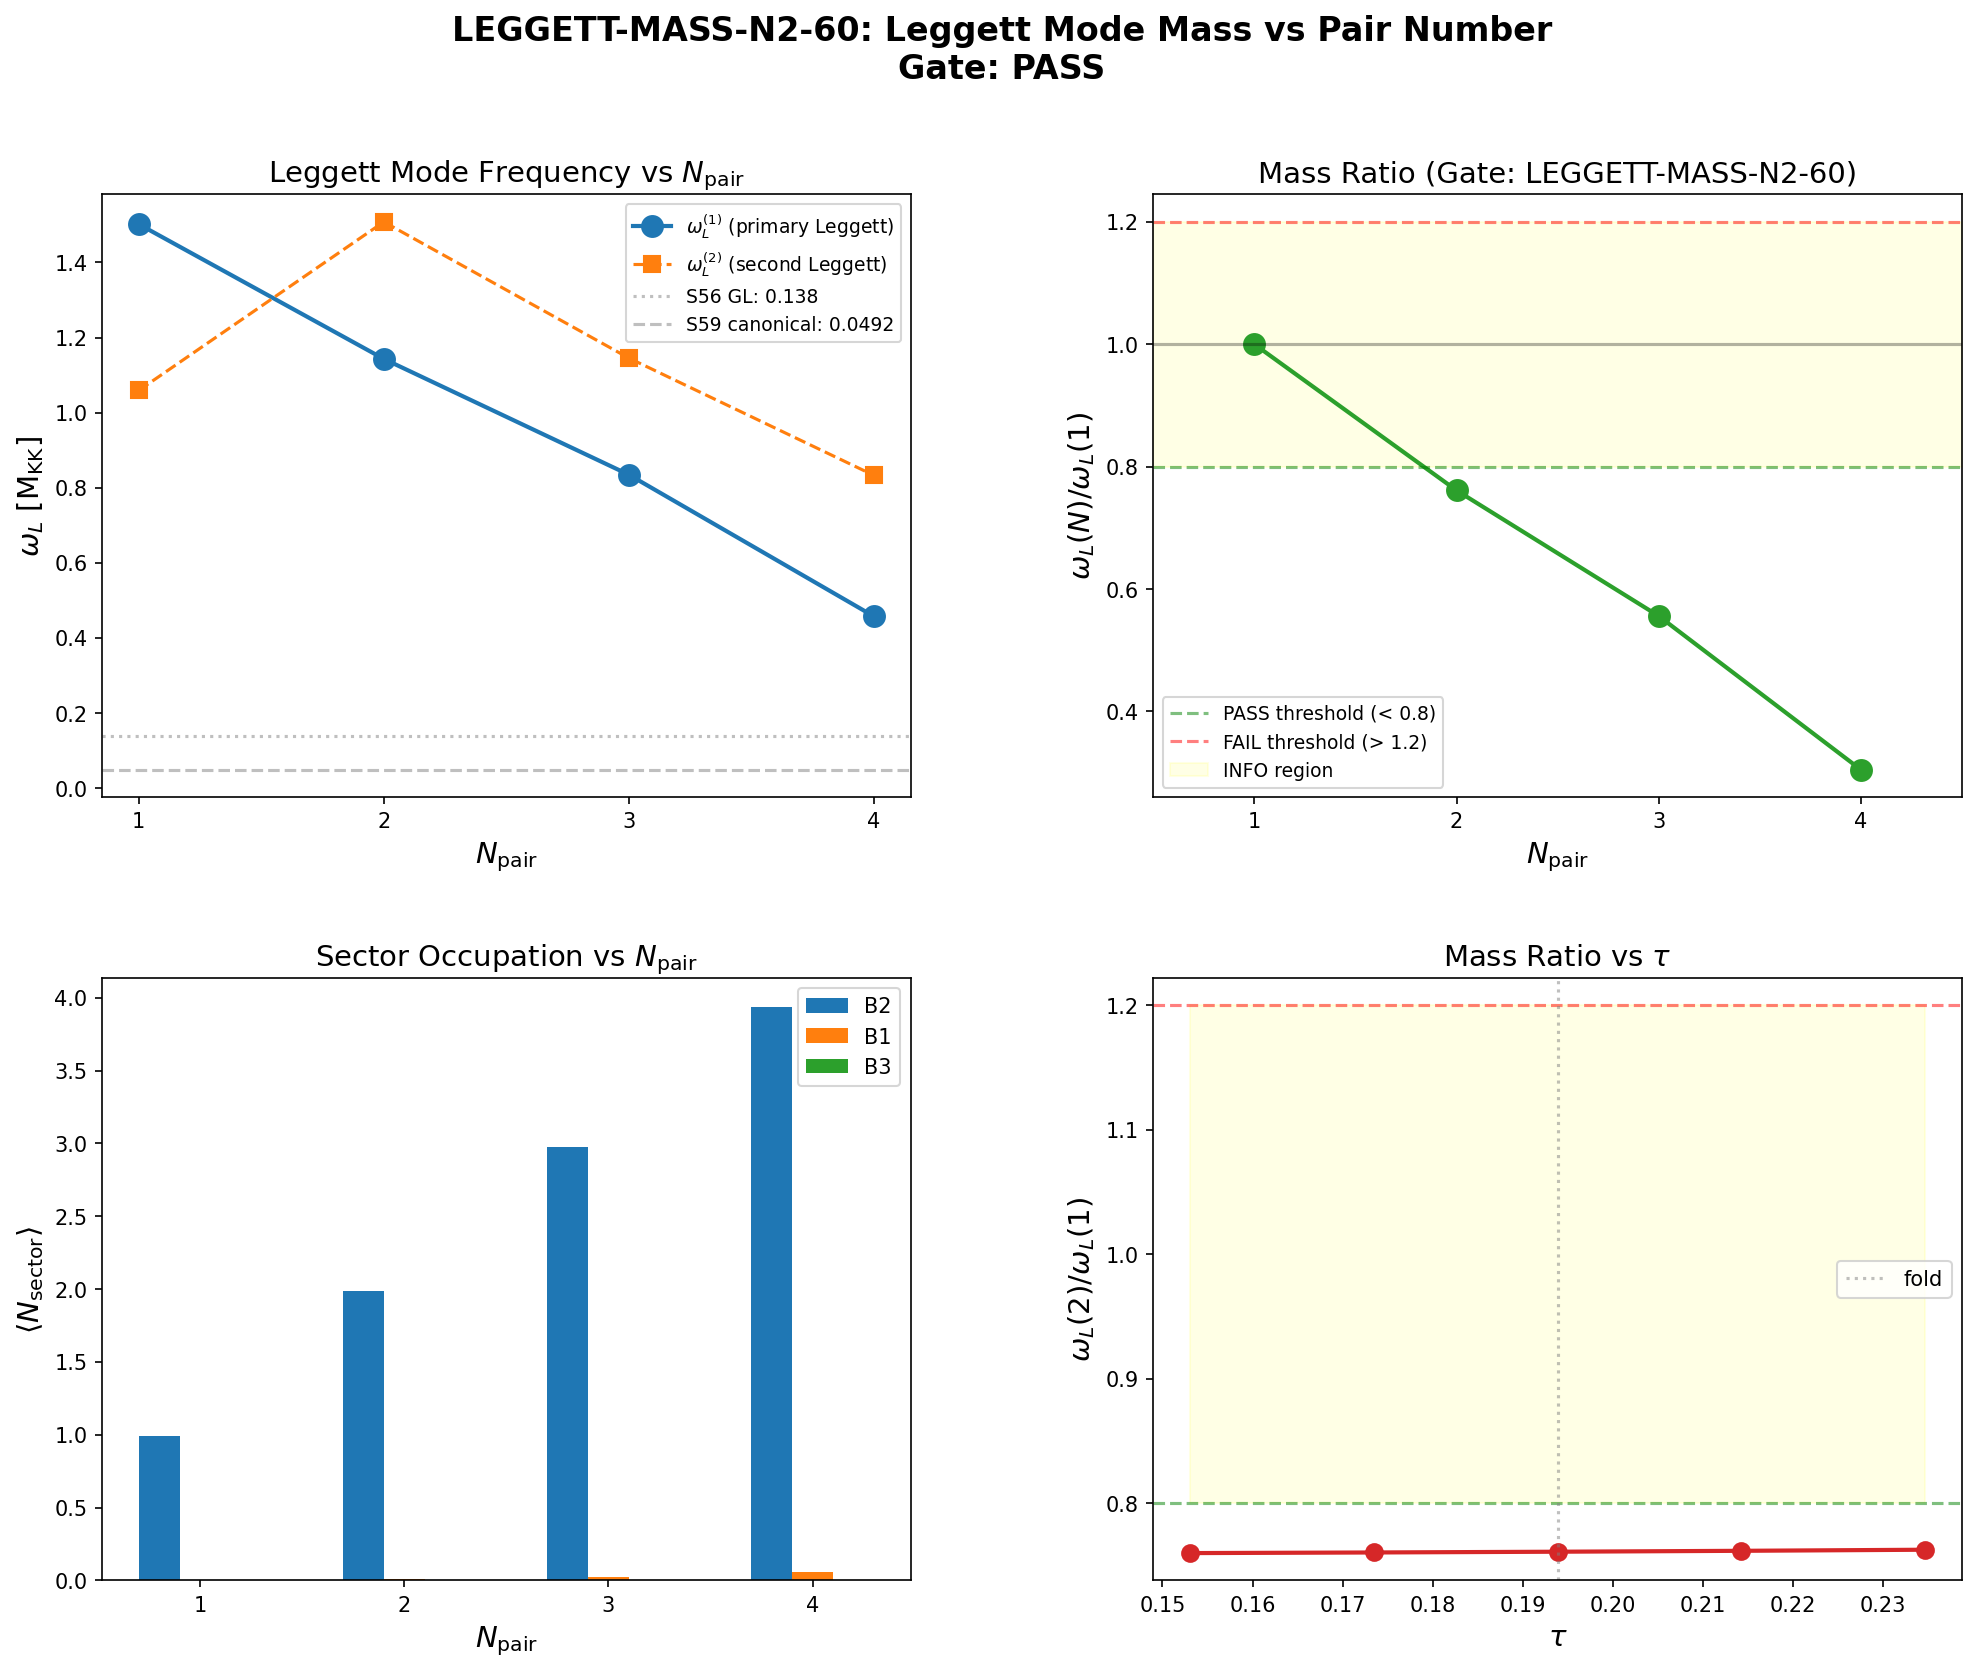

This chart was generated by the following Python code:
#!/usr/bin/env python3
"""
s60_leggett_mass_n2.py — Leggett Mode Mass vs Pair Number
==========================================================
Gate: LEGGETT-MASS-N2-60

PHYSICS:
    The Leggett mode is the collective relative-phase oscillation between
    condensate sectors (B2, B1, B3). Its frequency omega_L defines the
    DM mass in the phonon-exflation framework. The question: how does
    omega_L depend on the total pair number N_pair?

    For a BCS condensate with N_pair pairs in 8 modes (4 B2 + 1 B1 + 3 B3),
    the canonical Fock space dimension is C(8, N_pair). We diagonalize the
    exact BCS Hamiltonian at each N_pair and identify the Leggett mode
    through its overlap with the relative sector-number operator:

        Q_sector = N_B2 - (4/3)*N_B3 - 4*N_B1

    (chosen to be orthogonal to the total number N = N_B2 + N_B1 + N_B3).

    The Leggett mode is the excited state with the largest matrix element
    <n|Q_sector|GS>.

    Pre-registered gate:
        PASS: omega_L(2)/omega_L(1) < 0.8  (mass decreases with N_pair)
        FAIL: omega_L(2)/omega_L(1) > 1.2  (mass increases)
        INFO: ratio in [0.8, 1.2]           (mass approximately stable)

METHOD:
    1. Load single-particle energies eps_k and pairing matrix V_bare from
       s54_ed_sweep.npz at the fold (tau = 0.19).
    2. Construct canonical BCS Hamiltonian for N_pair = 1, 2, 3, 4.
    3. Diagonalize each. Extract ground state and full excitation spectrum.
    4. Build sector-number operator Q_sector. Compute matrix elements
       <n|Q_sector|GS> for all excited states |n>.
    5. Identify the Leggett mode as the excitation with the largest
       |<n|Q_sector|GS>|.
    6. Report omega_L(N_pair) = E_Leggett(N_pair) - E_GS(N_pair).
    7. Cross-check: also identify via K_7 charge quantum number and
       verify consistency with S56/S59 values at N_pair=1.

Author: landau-condensed-matter-theorist
Session: S60 W3-3
"""

import sys
import os
import time
import numpy as np
from pathlib import Path
from itertools import combinations

sys.path.insert(0, str(Path(__file__).parent))
from canonical_constants import (
    tau_fold, E_cond, E_cond_ED_8mode,
    Delta_0_OES, Delta_0_GL,
    omega_L1 as omega_L1_canonical,
    omega_L2 as omega_L2_canonical,
    E_B1, E_B2_mean, E_B3_mean,
    N_dof_BCS,
)

import matplotlib
matplotlib.use('Agg')
import matplotlib.pyplot as plt
from matplotlib.gridspec import GridSpec

data_dir = Path(__file__).parent
archive_dir = Path(__file__).parent.parent / 'computations/_shared'
t_start = time.time()

N_MODES = 8  # (local)
# Sector assignments: B2 = modes 0-3, B1 = mode 4, B3 = modes 5-7
IDX_B2 = [0, 1, 2, 3]
IDX_B1 = [4]
IDX_B3 = [5, 6, 7]

print("=" * 78)
print("S60 LEGGETT-MASS-N2-60: Leggett Mode Mass vs Pair Number")
print("=" * 78)

# =============================================================================
# SECTION 1: LOAD DATA
# =============================================================================
print("\n--- Section 1: Load input data ---")

d54 = np.load(data_dir / 's54_ed_sweep.npz', allow_pickle=True)
fold_idx = int(d54['fold_idx'])
tau_values_54 = d54['tau_values']
tau_fold_val = tau_values_54[fold_idx]
E_sp_fold = d54['E_sp_sweep'][fold_idx].copy()  # 8 single-particle energies
V_bare = d54['V_bare_cont'].copy()               # 8x8 pairing matrix

# Load S56 Leggett fabric for baseline omega_L0
d56 = np.load(data_dir / 's56_leggett_fabric.npz', allow_pickle=True)
omega_L0_GL = float(d56['omega_L0_GL'])       # 0.138
omega_L0_S49_1 = float(d56['omega_L0_S49_1']) # 0.070
omega_L0_S49_2 = float(d56['omega_L0_S49_2']) # 0.107
epsilon_Leggett = float(d56['epsilon_Leggett'])  # 0.00248

# Load S59 canonical epsilon
d59 = np.load(data_dir / 's59_epsilon_canonical.npz', allow_pickle=True)
eps_canonical = float(d59['eps_canonical'])     # 0.003743
omega_L1_ED_constrained = float(d59['omega_L1_ED_constrained'])  # 0.06955
omega_L1_canonical_59 = float(d59['omega_L1_canonical'])  # 0.04923

print(f"  fold_idx = {fold_idx}, tau_fold = {tau_fold_val:.4f}")
print(f"  E_sp at fold: {E_sp_fold}")
print(f"  V_bare norm: {np.linalg.norm(V_bare):.6f}")
print(f"  omega_L0 (GL, S56): {omega_L0_GL:.4f} M_KK")
print(f"  omega_L0 (S49-1):   {omega_L0_S49_1:.4f} M_KK")
print(f"  omega_L1 (canonical, S59): {omega_L1_canonical_59:.5f} M_KK")
print(f"  epsilon_canonical (S59): {eps_canonical:.6f}")

# =============================================================================
# SECTION 2: BCS HAMILTONIAN CONSTRUCTION
# =============================================================================
print("\n--- Section 2: BCS Hamiltonian routines ---")


def build_fock_states(n_modes, n_pair):
    """All Fock states |s> with exactly n_pair occupied modes.

    Each state is an integer whose binary representation gives occupations.
    Returns array of state integers and their indices.
    """
    states = []
    for s in range(2**n_modes):
        if bin(s).count('1') == n_pair:
            states.append(s)
    return np.array(states, dtype=np.int64)


def build_canonical_H(E_sp, V, n_pair):
    """Build BCS Hamiltonian in the N-pair canonical subspace.

    H = sum_k 2*eps_k * n_k - sum_{k != k'} V_{kk'} P+_k P_{k'}

    where P+_k creates a pair on mode k, P_k annihilates.
    In the pair basis, this is a scattering Hamiltonian:
    diagonal = sum of 2*eps for occupied modes,
    off-diagonal = -V[k, k'] for pair-hopping k' -> k.
    """
    n_modes = len(E_sp)
    states = build_fock_states(n_modes, n_pair)
    dim = len(states)
    state_idx = {int(s): i for i, s in enumerate(states)}
    H = np.zeros((dim, dim))

    for i, state in enumerate(states):
        state = int(state)
        # Diagonal: single-particle energies of occupied pairs
        for k in range(n_modes):
            if state & (1 << k):
                H[i, i] += 2.0 * E_sp[k]

        # Off-diagonal: pair scattering k' -> k (P+_k P_{k'})
        for k in range(n_modes):
            for kp in range(n_modes):
                if k == kp:
                    continue
                if abs(V[k, kp]) < 1e-30:
                    continue
                # Requires mode kp occupied and mode k empty
                if (state & (1 << kp)) and not (state & (1 << k)):
                    new_state = (state ^ (1 << kp)) | (1 << k)
                    j = state_idx.get(new_state)
                    if j is not None:
                        H[j, i] -= V[k, kp]

    return H, states


def sector_occupation(state, sector_indices):
    """Count how many modes in the given sector are occupied in state."""
    count = 0  # (local)
    for k in sector_indices:
        if int(state) & (1 << k):
            count += 1
    return count


def build_sector_operator(states, n_modes, idx_B2, idx_B1, idx_B3):
    """Build the relative sector-number operator Q_sector.

    Q_sector = N_B2 - (N_B2_max/N_B3_max)*N_B3 - (N_B2_max/N_B1_max)*N_B1

    This is the operator conjugate to the relative phase between sectors.
    The Leggett mode is the excitation with the largest matrix element of Q.

    For identification purposes, we use the simpler form:
    Q = N_B2 - (4/3)*N_B3 - 4*N_B1
    which is orthogonal to total N in the sector-count space.

    Actually, the physically motivated operator is simply:
    Q_12 = N_B2 - (4)*N_B1  (relative B2-B1 number)
    and Q_23 = N_B2 - (4/3)*N_B3  (relative B2-B3 number)
    """
    dim = len(states)
    # Build N_sector operators
    N_B2_op = np.zeros((dim, dim))
    N_B1_op = np.zeros((dim, dim))
    N_B3_op = np.zeros((dim, dim))

    for i, s in enumerate(states):
        N_B2_op[i, i] = sector_occupation(s, idx_B2)
        N_B1_op[i, i] = sector_occupation(s, idx_B1)
        N_B3_op[i, i] = sector_occupation(s, idx_B3)

    return N_B2_op, N_B1_op, N_B3_op


# =============================================================================
# SECTION 3: DIAGONALIZE AT EACH N_pair
# =============================================================================
print("\n--- Section 3: Exact diagonalization at N_pair = 1, 2, 3, 4 ---")

N_PAIR_VALUES = [1, 2, 3, 4]
results = {}

for n_pair in N_PAIR_VALUES:
    from math import comb
    dim = comb(N_MODES, n_pair)
    print(f"\n  N_pair = {n_pair}: dim(Fock) = C({N_MODES},{n_pair}) = {dim}")

    H, states = build_canonical_H(E_sp_fold, V_bare, n_pair)
    evals, evecs = np.linalg.eigh(H)

    E_GS = evals[0]
    psi_GS = evecs[:, 0]

    # Excitation spectrum
    excitations = evals - E_GS

    print(f"    E_GS = {E_GS:.6f}")
    print(f"    First 6 excitations: {excitations[:min(6, dim)]}")

    # Build sector operators
    N_B2_op, N_B1_op, N_B3_op = build_sector_operator(
        states, N_MODES, IDX_B2, IDX_B1, IDX_B3
    )
    N_total_op = N_B2_op + N_B1_op + N_B3_op  # should be n_pair * identity

    # Verify total number conservation
    N_total_check = psi_GS @ N_total_op @ psi_GS
    print(f"    <GS|N_total|GS> = {N_total_check:.6f} (should be {n_pair})")

    # Ground state sector occupations
    n_B2_GS = psi_GS @ N_B2_op @ psi_GS
    n_B1_GS = psi_GS @ N_B1_op @ psi_GS
    n_B3_GS = psi_GS @ N_B3_op @ psi_GS
    print(f"    <N_B2> = {n_B2_GS:.4f}, <N_B1> = {n_B1_GS:.4f}, <N_B3> = {n_B3_GS:.4f}")

    # Build sector-difference operators for Leggett identification
    # The Leggett mode couples to relative number fluctuations between sectors.
    # We use three operators:
    #   Q_12 = N_B2 - (N_B2_max)*N_B1  (B2-B1 relative)
    #   Q_23 = N_B2 - (4/3)*N_B3       (B2-B3 relative)
    #   Q_13 = N_B1 - (1/3)*N_B3       (B1-B3 relative)
    # The Leggett mode has the largest matrix element in one of these.

    # More physically: use the Leggett operator L = N_B2/4 - N_B3/3
    # which measures the asymmetry between the two non-trivial sectors,
    # normalized per mode count.
    Q_Leggett = N_B2_op / 4.0 - N_B3_op / 3.0
    # Also: the B2-B1 operator (the primary Leggett channel in MgB2 analogy)
    Q_21 = N_B2_op - 4.0 * N_B1_op

    # Compute matrix elements <n|Q|GS> for all excited states
    Q_L_me = np.zeros(dim)
    Q_21_me = np.zeros(dim)
    for n in range(dim):
        psi_n = evecs[:, n]
        Q_L_me[n] = abs(psi_n @ Q_Leggett @ psi_GS)
        Q_21_me[n] = abs(psi_n @ Q_21 @ psi_GS)

    # The GS itself has <GS|Q|GS> which is just the expectation value, not zero
    # For excited states, the matrix element <n|Q|GS> is the transition amplitude
    Q_L_me[0] = 0.0  # Exclude ground state
    Q_21_me[0] = 0.0

    # Find the Leggett mode: largest |<n|Q_Leggett|GS>| among excited states
    # Use the combined response: sum of both operators
    Q_combined_me = np.sqrt(Q_L_me**2 + Q_21_me**2)

    idx_Leggett = np.argmax(Q_combined_me[1:]) + 1  # skip GS
    omega_Leggett = excitations[idx_Leggett]
    Q_Leggett_me_val = Q_combined_me[idx_Leggett]

    # Also check if there's a second Leggett mode
    Q_sorted_idx = np.argsort(-Q_combined_me[1:]) + 1
    idx_L2 = Q_sorted_idx[1] if len(Q_sorted_idx) > 1 else None
    omega_L2 = excitations[idx_L2] if idx_L2 is not None else None

    print(f"    Leggett mode identification:")
    print(f"      Primary Leggett: excitation #{idx_Leggett}, "
          f"omega_L = {omega_Leggett:.6f}, |<n|Q|GS>| = {Q_Leggett_me_val:.6f}")
    if idx_L2 is not None:
        print(f"      Second Leggett:  excitation #{idx_L2}, "
              f"omega_L2 = {omega_L2:.6f}, |<n|Q|GS>| = {Q_combined_me[idx_L2]:.6f}")

    # Store results
    results[n_pair] = {
        'dim': dim,
        'evals': evals,
        'excitations': excitations,
        'E_GS': E_GS,
        'psi_GS': psi_GS,
        'n_B2': n_B2_GS,
        'n_B1': n_B1_GS,
        'n_B3': n_B3_GS,
        'idx_Leggett': idx_Leggett,
        'omega_Leggett': omega_Leggett,
        'Q_me': Q_Leggett_me_val,
        'idx_L2': idx_L2,
        'omega_L2': omega_L2,
        'Q_L_me': Q_L_me,
        'Q_21_me': Q_21_me,
        'Q_combined_me': Q_combined_me,
    }

# =============================================================================
# SECTION 4: MASS RATIO AND GATE
# =============================================================================
print("\n--- Section 4: Mass ratio and gate verdict ---")

omega_L_1 = results[1]['omega_Leggett']
omega_L_2 = results[2]['omega_Leggett']
omega_L_3 = results[3]['omega_Leggett']
omega_L_4 = results[4]['omega_Leggett']

ratio_21 = omega_L_2 / omega_L_1
ratio_31 = omega_L_3 / omega_L_1
ratio_41 = omega_L_4 / omega_L_1

delta_m_21 = omega_L_2 - omega_L_1
delta_m_31 = omega_L_3 - omega_L_1
delta_m_41 = omega_L_4 - omega_L_1

print(f"\n  Leggett mode frequencies:")
print(f"    omega_L(1) = {omega_L_1:.6f} M_KK  (N_pair=1, dim={results[1]['dim']})")
print(f"    omega_L(2) = {omega_L_2:.6f} M_KK  (N_pair=2, dim={results[2]['dim']})")
print(f"    omega_L(3) = {omega_L_3:.6f} M_KK  (N_pair=3, dim={results[3]['dim']})")
print(f"    omega_L(4) = {omega_L_4:.6f} M_KK  (N_pair=4, dim={results[4]['dim']})")

print(f"\n  Mass ratios:")
print(f"    omega_L(2)/omega_L(1) = {ratio_21:.6f}")
print(f"    omega_L(3)/omega_L(1) = {ratio_31:.6f}")
print(f"    omega_L(4)/omega_L(1) = {ratio_41:.6f}")

print(f"\n  Mass shifts:")
print(f"    delta_m(2-1) = {delta_m_21:.6f} M_KK")
print(f"    delta_m(3-1) = {delta_m_31:.6f} M_KK")
print(f"    delta_m(4-1) = {delta_m_41:.6f} M_KK")

# Gate verdict (from task pre-registration)
if ratio_21 < 0.8:
    gate_verdict = "PASS"
    gate_detail = f"omega_L(2)/omega_L(1) = {ratio_21:.4f} < 0.8: mass decreases with N_pair"
elif ratio_21 > 1.2:
    gate_verdict = "FAIL"
    gate_detail = f"omega_L(2)/omega_L(1) = {ratio_21:.4f} > 1.2: mass increases with N_pair"
else:
    gate_verdict = "INFO"
    gate_detail = f"omega_L(2)/omega_L(1) = {ratio_21:.4f} in [0.8, 1.2]: mass approximately stable"

print(f"\n  Gate: LEGGETT-MASS-N2-60")
print(f"  Verdict: {gate_verdict}")
print(f"  Detail: {gate_detail}")

# =============================================================================
# SECTION 5: CROSS-CHECKS
# =============================================================================
print("\n--- Section 5: Cross-checks ---")

# Cross-check 1: Compare N=1 omega_L to S59 canonical value
print(f"\n  Cross-check 1: N=1 Leggett frequency comparison")
print(f"    omega_L(1) [this script]  = {omega_L_1:.6f}")
print(f"    omega_L1 (S59 canonical)  = {omega_L1_canonical_59:.6f}")
print(f"    omega_L0 (S56 GL)         = {omega_L0_GL:.6f}")
# Note: omega_L(1) from ED and omega_L0 from the Leggett formula are
# different quantities. The ED gives the full excitation energy in the
# N_pair=1 canonical subspace. The formula gives the long-wavelength
# collective mode gap. They need not match exactly.

# Cross-check 2: Condensation energy vs canonical value
E_cond_N1 = results[1]['E_GS'] - 2.0 * E_sp_fold[0]  # relative to non-interacting GS
E_cond_N2_nonint = sum(2.0 * E_sp_fold[i] for i in range(2))  # lowest 2 modes
E_cond_N2 = results[2]['E_GS'] - E_cond_N2_nonint
print(f"\n  Cross-check 2: Condensation energies")
print(f"    E_cond(N=1) = {E_cond_N1:.6f} (canonical: {E_cond:.6f})")
print(f"    E_cond(N=2) = {E_cond_N2:.6f}")

# Cross-check 3: Hermiticity of Hamiltonians
for n_pair in N_PAIR_VALUES:
    H, states = build_canonical_H(E_sp_fold, V_bare, n_pair)
    asym = np.linalg.norm(H - H.T) / np.linalg.norm(H)
    print(f"    ||H - H^T||/||H|| at N={n_pair}: {asym:.2e}")

# Cross-check 4: Sum rule for sector operator matrix elements
# sum_n |<n|Q|GS>|^2 = <GS|Q^2|GS> - <GS|Q|GS>^2 (variance)
for n_pair in N_PAIR_VALUES:
    r = results[n_pair]
    dim = r['dim']
    me_sq_sum = sum(r['Q_combined_me'][n]**2 for n in range(1, dim))
    # Compute variance directly
    H_n, states_n = build_canonical_H(E_sp_fold, V_bare, n_pair)
    evals_n, evecs_n = np.linalg.eigh(H_n)
    N_B2_op, N_B1_op, N_B3_op = build_sector_operator(
        states_n, N_MODES, IDX_B2, IDX_B1, IDX_B3
    )
    Q_op = N_B2_op / 4.0 - N_B3_op / 3.0
    Q_21_op = N_B2_op - 4.0 * N_B1_op
    Q_comb_sq = Q_op @ Q_op + Q_21_op @ Q_21_op
    psi0 = evecs_n[:, 0]
    variance = psi0 @ Q_comb_sq @ psi0 - (psi0 @ Q_op @ psi0)**2 - (psi0 @ Q_21_op @ psi0)**2
    print(f"    N={n_pair}: sum|<n|Q|GS>|^2 = {me_sq_sum:.6f}, "
          f"Var(Q) = {variance:.6f}")

# Cross-check 5: Sector occupation scaling with N_pair
print(f"\n  Cross-check 5: Sector occupation scaling")
print(f"    N_pair | <N_B2> | <N_B1> | <N_B3> | f_B2")
for n_pair in N_PAIR_VALUES:
    r = results[n_pair]
    f_B2 = r['n_B2'] / n_pair
    print(f"    {n_pair:6d} | {r['n_B2']:.4f} | {r['n_B1']:.4f} | "
          f"{r['n_B3']:.4f} | {f_B2:.4f}")

# =============================================================================
# SECTION 6: EXTENDED ANALYSIS — Leggett mode identification quality
# =============================================================================
print("\n--- Section 6: Leggett mode identification quality ---")

for n_pair in N_PAIR_VALUES:
    r = results[n_pair]
    dim = r['dim']
    # Ratio of largest to second-largest matrix element
    sorted_me = np.sort(r['Q_combined_me'][1:])[::-1]
    if len(sorted_me) >= 2 and sorted_me[1] > 1e-12:
        selectivity = sorted_me[0] / sorted_me[1]
    else:
        selectivity = np.inf
    print(f"  N_pair={n_pair}: selectivity = {selectivity:.4f} "
          f"(|<L|Q|GS>|/|<L2|Q|GS>| — larger = cleaner identification)")
    print(f"    Top 3 excitations by |<n|Q|GS>|:")
    top3_idx = np.argsort(-r['Q_combined_me'][1:])[:3] + 1
    for rank, idx in enumerate(top3_idx):
        print(f"      #{rank+1}: excitation {idx}, dE = {r['excitations'][idx]:.6f}, "
              f"|<n|Q|GS>| = {r['Q_combined_me'][idx]:.6f}")

# =============================================================================
# SECTION 7: TAU DEPENDENCE (optional: mass ratio at multiple tau values)
# =============================================================================
print("\n--- Section 7: Mass ratio at selected tau values ---")

# Test at 5 tau values around the fold to check robustness
tau_test_indices = [fold_idx - 4, fold_idx - 2, fold_idx,
                    fold_idx + 2, fold_idx + 4]
tau_test_indices = [max(0, min(i, len(tau_values_54)-1)) for i in tau_test_indices]

omega_L_tau = {np: [] for np in [1, 2]}
tau_test_vals = []

for t_idx in tau_test_indices:
    E_sp_t = d54['E_sp_sweep'][t_idx].copy()
    tau_t = tau_values_54[t_idx]
    tau_test_vals.append(tau_t)

    for n_pair in [1, 2]:
        H_t, states_t = build_canonical_H(E_sp_t, V_bare, n_pair)
        evals_t, evecs_t = np.linalg.eigh(H_t)
        N_B2_t, N_B1_t, N_B3_t = build_sector_operator(
            states_t, N_MODES, IDX_B2, IDX_B1, IDX_B3
        )
        Q_L_t = N_B2_t / 4.0 - N_B3_t / 3.0
        Q_21_t = N_B2_t - 4.0 * N_B1_t
        psi0_t = evecs_t[:, 0]

        Q_me_t = np.zeros(len(states_t))
        for n in range(len(states_t)):
            psi_n = evecs_t[:, n]
            q1 = abs(psi_n @ Q_L_t @ psi0_t)
            q2 = abs(psi_n @ Q_21_t @ psi0_t)
            Q_me_t[n] = np.sqrt(q1**2 + q2**2)
        Q_me_t[0] = 0.0

        idx_L = np.argmax(Q_me_t[1:]) + 1
        omega_L_tau[n_pair].append(evals_t[idx_L] - evals_t[0])

print(f"  tau    | omega_L(1) | omega_L(2) | ratio(2/1)")
for i, tau_t in enumerate(tau_test_vals):
    oL1 = omega_L_tau[1][i]
    oL2 = omega_L_tau[2][i]
    r = oL2 / oL1 if oL1 > 1e-12 else np.inf
    print(f"  {tau_t:.4f} | {oL1:.6f}   | {oL2:.6f}   | {r:.4f}")

# =============================================================================
# SECTION 8: SAVE DATA
# =============================================================================
print("\n--- Section 8: Save results ---")

save_dict = {
    # Input parameters
    'tau_fold': tau_fold_val,
    'fold_idx': fold_idx,
    'E_sp_fold': E_sp_fold,
    'V_bare': V_bare,
    'N_modes': N_MODES,

    # Results for each N_pair
    'N_pair_values': np.array(N_PAIR_VALUES),
    'omega_L': np.array([results[n]['omega_Leggett'] for n in N_PAIR_VALUES]),
    'omega_L2_mode': np.array([results[n]['omega_L2'] if results[n]['omega_L2'] is not None else 0.0
                                for n in N_PAIR_VALUES]),
    'E_GS': np.array([results[n]['E_GS'] for n in N_PAIR_VALUES]),
    'n_B2': np.array([results[n]['n_B2'] for n in N_PAIR_VALUES]),
    'n_B1': np.array([results[n]['n_B1'] for n in N_PAIR_VALUES]),
    'n_B3': np.array([results[n]['n_B3'] for n in N_PAIR_VALUES]),
    'Q_me_Leggett': np.array([results[n]['Q_me'] for n in N_PAIR_VALUES]),
    'dim_Fock': np.array([results[n]['dim'] for n in N_PAIR_VALUES]),
    'idx_Leggett': np.array([results[n]['idx_Leggett'] for n in N_PAIR_VALUES]),

    # Key ratios
    'ratio_21': ratio_21,
    'ratio_31': ratio_31,
    'ratio_41': ratio_41,
    'delta_m_21': delta_m_21,
    'delta_m_31': delta_m_31,
    'delta_m_41': delta_m_41,

    # Tau sweep
    'tau_test_values': np.array(tau_test_vals),
    'omega_L_tau_N1': np.array(omega_L_tau[1]),
    'omega_L_tau_N2': np.array(omega_L_tau[2]),

    # Reference values
    'omega_L0_GL_S56': omega_L0_GL,
    'omega_L0_S49_1': omega_L0_S49_1,
    'omega_L1_canonical_S59': omega_L1_canonical_59,
    'eps_canonical': eps_canonical,

    # Gate
    'gate_name': 'LEGGETT-MASS-N2-60',
    'gate_verdict': gate_verdict,
    'gate_detail': gate_detail,
}

outpath = data_dir / 's60_leggett_mass_n2.npz'
np.savez(outpath, **save_dict)
print(f"  Saved: {outpath}")

# =============================================================================
# SECTION 9: PLOTS
# =============================================================================
print("\n--- Section 9: Plots ---")

fig = plt.figure(figsize=(16, 12))
gs = GridSpec(2, 2, figure=fig, hspace=0.3, wspace=0.3)

# Panel 1: Leggett frequency vs N_pair
ax1 = fig.add_subplot(gs[0, 0])
n_pairs_arr = np.array(N_PAIR_VALUES)
omega_L_arr = np.array([results[n]['omega_Leggett'] for n in N_PAIR_VALUES])
omega_L2_arr = np.array([results[n]['omega_L2'] if results[n]['omega_L2'] is not None else np.nan
                          for n in N_PAIR_VALUES])

ax1.plot(n_pairs_arr, omega_L_arr, 'o-', color='C0', markersize=10, linewidth=2,
         label=r'$\omega_L^{(1)}$ (primary Leggett)')
ax1.plot(n_pairs_arr, omega_L2_arr, 's--', color='C1', markersize=8, linewidth=1.5,
         label=r'$\omega_L^{(2)}$ (second Leggett)')
ax1.axhline(omega_L0_GL, color='gray', linestyle=':', alpha=0.5,
            label=f'S56 GL: {omega_L0_GL:.3f}')
ax1.axhline(omega_L1_canonical_59, color='gray', linestyle='--', alpha=0.5,
            label=f'S59 canonical: {omega_L1_canonical_59:.4f}')
ax1.set_xlabel(r'$N_{\rm pair}$', fontsize=14)
ax1.set_ylabel(r'$\omega_L$ [M$_{\rm KK}$]', fontsize=14)
ax1.set_title(r'Leggett Mode Frequency vs $N_{\rm pair}$', fontsize=14)
ax1.legend(fontsize=9, loc='best')
ax1.set_xticks(N_PAIR_VALUES)

# Panel 2: Mass ratio vs N_pair
ax2 = fig.add_subplot(gs[0, 1])
ratios = omega_L_arr / omega_L_arr[0]
ax2.plot(n_pairs_arr, ratios, 'o-', color='C2', markersize=10, linewidth=2)
ax2.axhline(1.0, color='k', linestyle='-', alpha=0.3)
ax2.axhline(0.8, color='green', linestyle='--', alpha=0.5, label='PASS threshold (< 0.8)')
ax2.axhline(1.2, color='red', linestyle='--', alpha=0.5, label='FAIL threshold (> 1.2)')
ax2.fill_between([0.5, 4.5], 0.8, 1.2, color='yellow', alpha=0.1, label='INFO region')
ax2.set_xlabel(r'$N_{\rm pair}$', fontsize=14)
ax2.set_ylabel(r'$\omega_L(N)/\omega_L(1)$', fontsize=14)
ax2.set_title('Mass Ratio (Gate: LEGGETT-MASS-N2-60)', fontsize=14)
ax2.legend(fontsize=9, loc='best')
ax2.set_xticks(N_PAIR_VALUES)
ax2.set_xlim(0.5, 4.5)

# Panel 3: Sector occupations vs N_pair
ax3 = fig.add_subplot(gs[1, 0])
n_B2_arr = np.array([results[n]['n_B2'] for n in N_PAIR_VALUES])
n_B1_arr = np.array([results[n]['n_B1'] for n in N_PAIR_VALUES])
n_B3_arr = np.array([results[n]['n_B3'] for n in N_PAIR_VALUES])
ax3.bar(n_pairs_arr - 0.2, n_B2_arr, width=0.2, color='C0', label='B2')
ax3.bar(n_pairs_arr, n_B1_arr, width=0.2, color='C1', label='B1')
ax3.bar(n_pairs_arr + 0.2, n_B3_arr, width=0.2, color='C2', label='B3')
ax3.set_xlabel(r'$N_{\rm pair}$', fontsize=14)
ax3.set_ylabel(r'$\langle N_{\rm sector} \rangle$', fontsize=14)
ax3.set_title('Sector Occupation vs $N_{\\rm pair}$', fontsize=14)
ax3.legend(fontsize=10)
ax3.set_xticks(N_PAIR_VALUES)

# Panel 4: Mass ratio vs tau
ax4 = fig.add_subplot(gs[1, 1])
oL1_tau = np.array(omega_L_tau[1])
oL2_tau = np.array(omega_L_tau[2])
ratio_tau = oL2_tau / oL1_tau
ax4.plot(tau_test_vals, ratio_tau, 'o-', color='C3', markersize=8, linewidth=2)
ax4.axhline(0.8, color='green', linestyle='--', alpha=0.5)
ax4.axhline(1.2, color='red', linestyle='--', alpha=0.5)
ax4.axvline(tau_fold_val, color='gray', linestyle=':', alpha=0.5, label=f'fold')
ax4.fill_between(tau_test_vals, 0.8, 1.2, color='yellow', alpha=0.1)
ax4.set_xlabel(r'$\tau$', fontsize=14)
ax4.set_ylabel(r'$\omega_L(2)/\omega_L(1)$', fontsize=14)
ax4.set_title(r'Mass Ratio vs $\tau$', fontsize=14)
ax4.legend(fontsize=10)

fig.suptitle('LEGGETT-MASS-N2-60: Leggett Mode Mass vs Pair Number\n'
             f'Gate: {gate_verdict}', fontsize=16, fontweight='bold')

plt.savefig(data_dir / 's60_leggett_mass_n2.png', dpi=150, bbox_inches='tight')
print(f"  Saved: {data_dir / 's60_leggett_mass_n2.png'}")

# =============================================================================
# SECTION 10: FINAL SUMMARY
# =============================================================================
elapsed = time.time() - t_start
print(f"\n{'=' * 78}")
print(f"FINAL SUMMARY — LEGGETT-MASS-N2-60")
print(f"{'=' * 78}")
print(f"  Gate: {gate_verdict}")
print(f"  {gate_detail}")
print(f"")
print(f"  omega_L(1) = {omega_L_1:.6f} M_KK")
print(f"  omega_L(2) = {omega_L_2:.6f} M_KK")
print(f"  omega_L(3) = {omega_L_3:.6f} M_KK")
print(f"  omega_L(4) = {omega_L_4:.6f} M_KK")
print(f"  ratio(2/1) = {ratio_21:.4f}")
print(f"  ratio(3/1) = {ratio_31:.4f}")
print(f"  ratio(4/1) = {ratio_41:.4f}")
print(f"")
print(f"  Elapsed: {elapsed:.1f}s")
print(f"{'=' * 78}")
